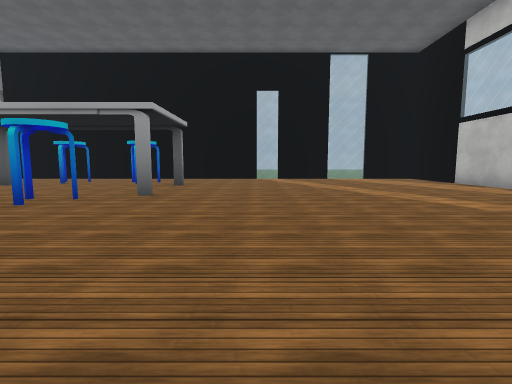
View 1 (above)

18 first-person views from a walk through a 3-D level made in the Unity game engine. The camera is 1.3 m above the floor, tilts 6° down and sees 85° across. The floor is counted in squares, 2 m on a side. Each view is taken from the middle of a square. On the plan, view 1 faces up. The plan holds only what a view shows up to about 9 squares ahead; the rest is blank. The place goes on beyond the plan. Some trees and plants on the terrain are drawn as simple stand-ins. The player character is not drawn. Some surface patterns are stand-ins.

View 2
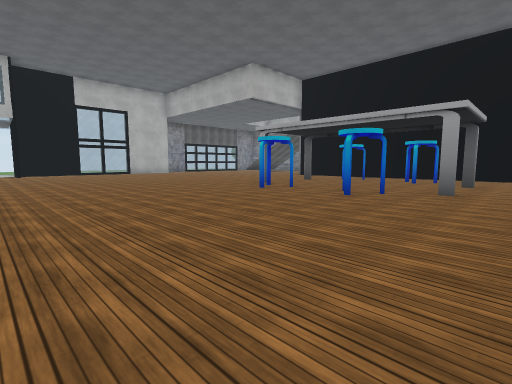

View 3
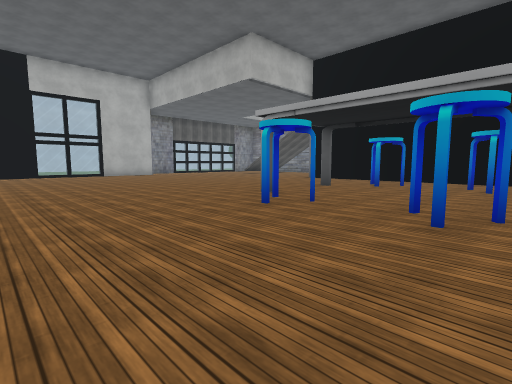

View 4
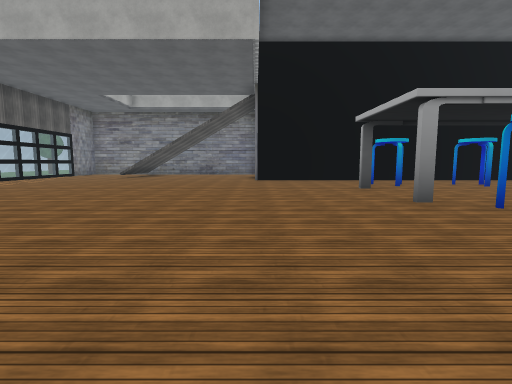

View 5
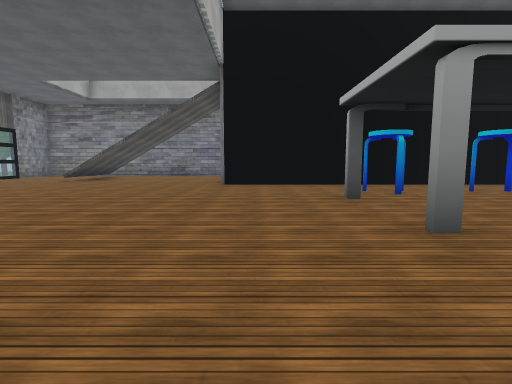

View 6
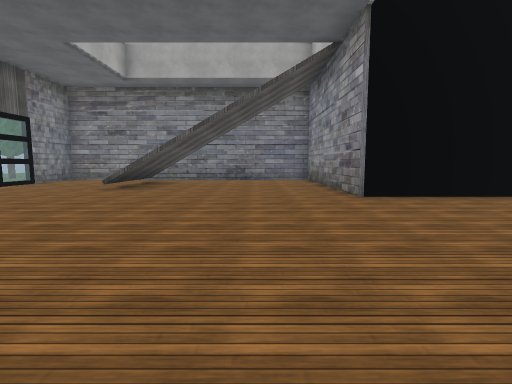

View 7
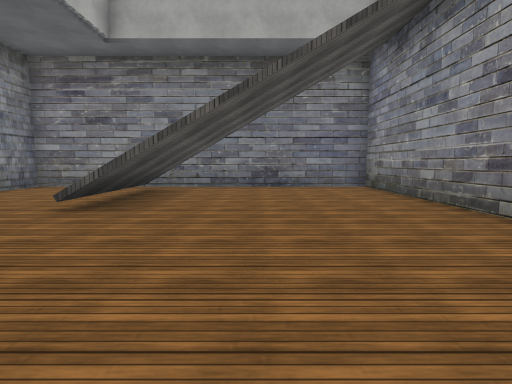

View 8
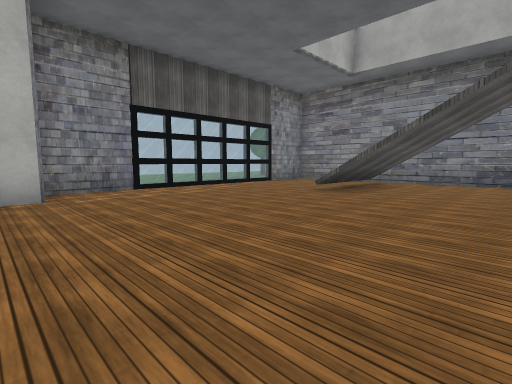

View 9
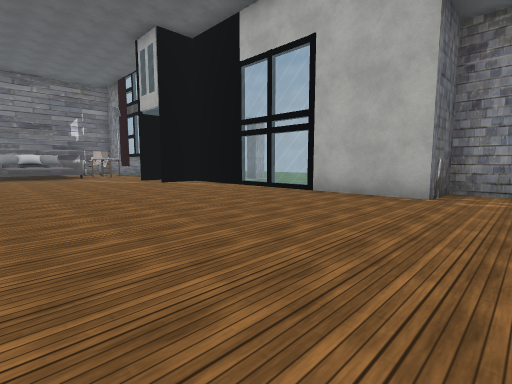

View 10
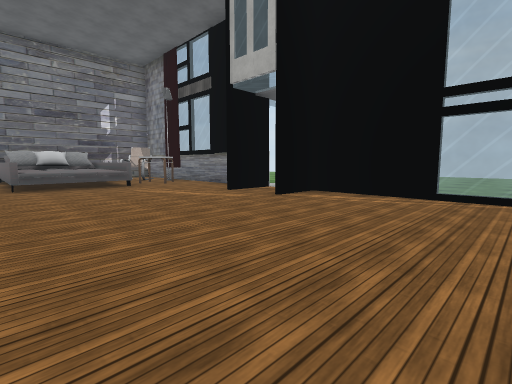

View 11
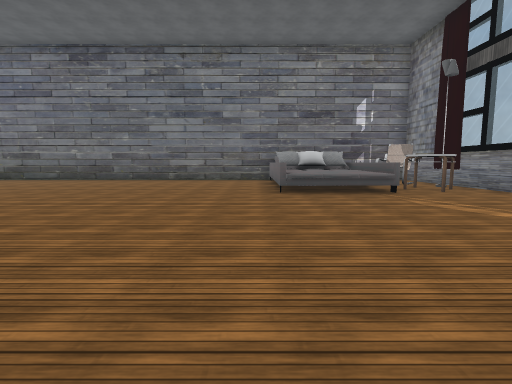

View 12
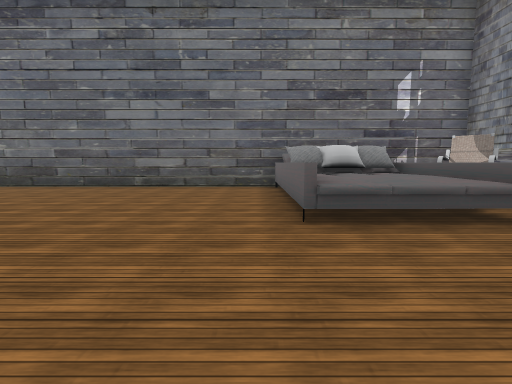

View 13
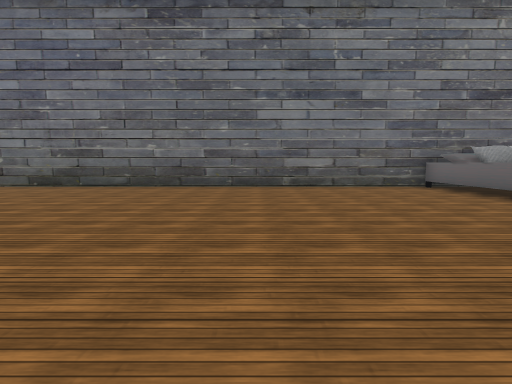

View 14
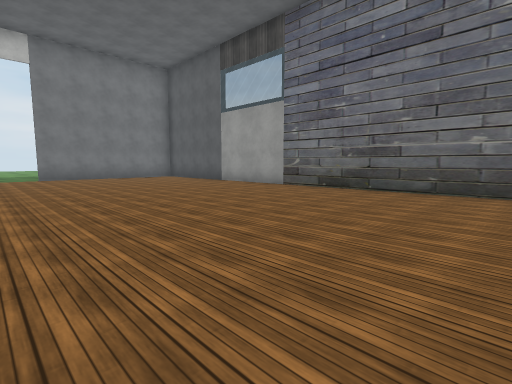

View 15
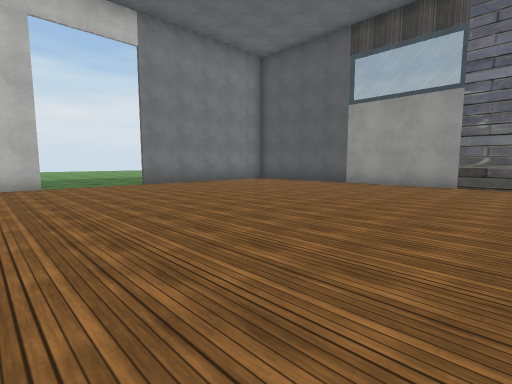

View 16
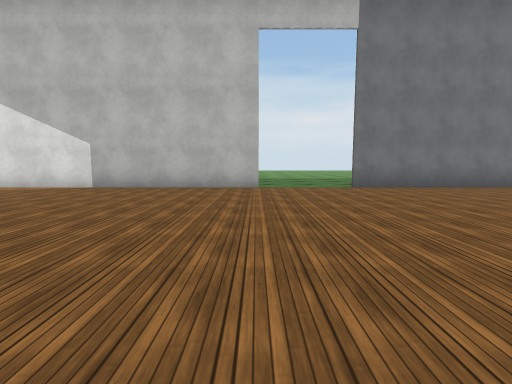

View 17
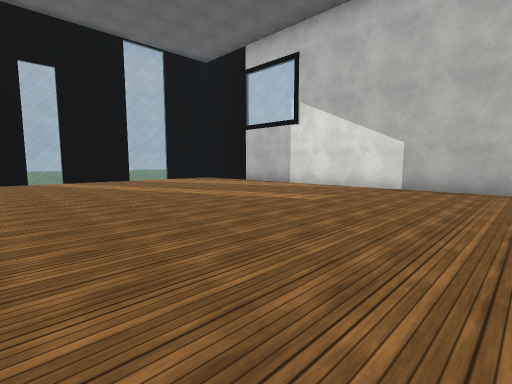

View 18
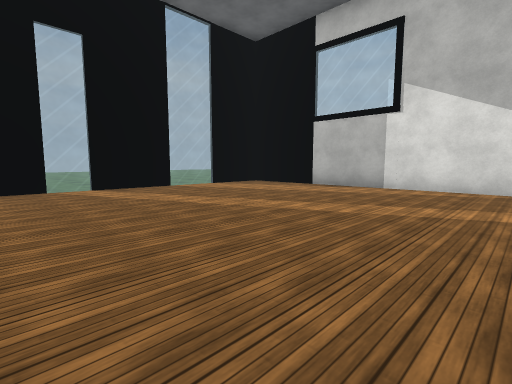

### Floor plan
Points are (right, up) in squares from view 1. A wall is a line through its corners. A room is listed if a view was taken in it or the views show most of it. See-through windows are left out.
Room 1 (views 1, 2, 3, 4, 5, 6, 7, 8, 9, 10, 11, 12, 13, 14, 15, 16, 17, 18)
walls: (-13, -3.9) (-12.5, -3.9) (-12.5, -5.4); (-14.9, -3.9) (-14.9, -6.5); (-15.1, -3.9) (-12.5, -3.9); (-12.5, -7.4) (-12.5, -8.5); (-17.8, -1.2) (-16.2, -1.2); (-17.6, -2.9) (-17.6, -7.6); (-13.2, -8.5) (2.2, -8.5); (-17.7, -5.6) (-17.5, -6.6); (6.3, -1.1) (6.3, 9.6); (-17.2, -8.5) (-15.5, -8.5); (4.5, 11.3) (-10, 11.3) (-10, 16.5) (-18.9, 16.5) (-18.9, 7.8) (-17.6, 7.8) (-17.6, 0.3) (-16.2, 0.3); (6.3, -7.8) (6.3, -3.5)
ways out: opening at (6, -2.5)
objects: armchair (-17, -7) to (-16, -6); table (-17, -5) to (-16, -5); pillow (-15, -7) to (-14, -7); pillow (-14, -6) to (-13, -6); pillow (-13, -7); stool (-6, 5); stool (-6, 9); stool (-4, 9); stool (-3, 5)

Positions as (right, up) in squares from view 1, and headings:
1: (0, 0), facing up
2: (-1, -1), facing up-left
3: (-3, 1), facing up-left
4: (-10, 1), facing up
5: (-9, 3), facing up
6: (-12, 6), facing up
7: (-13, 9), facing up
8: (-12, 7), facing up-left
9: (-12, 9), facing down-left
10: (-12, 4), facing down-left
11: (-12, 2), facing down
12: (-12, -1), facing down
13: (-8, -1), facing down
14: (-6, -2), facing down-right
15: (-2, 0), facing down-right
16: (-1, -1), facing right
17: (-1, 1), facing up-right
18: (-1, 4), facing up-right
